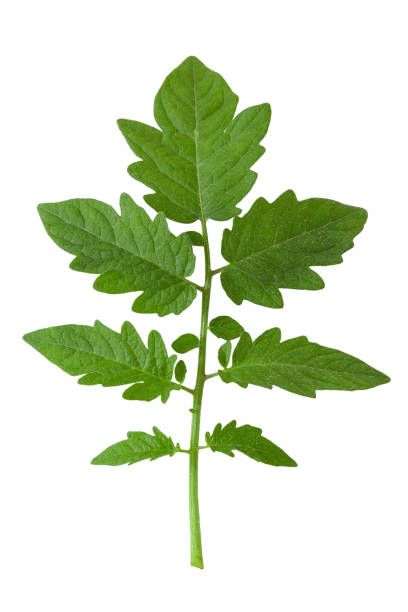
#> input picture test_images/multi_daun.jpg, 408 x 612 px; its folder holds only this picture in this run
$ python confusion_matrix_report.py
#> lines starting #> are read from the running program, lines starting #| are printed output that depends on the picture; after the words box and inside, x2 and y2 are one past the last pixel; in counts of white or black regions, pixels touching at a corner belong together
### feature_manual.py
import cv2
import numpy as np

LEVELS = 16
IMG_SIZE = 256

def color_features(image):
    hsv = cv2.cvtColor(image, cv2.COLOR_BGR2HSV)
    h, s, v = cv2.split(hsv)
    return [np.mean(h), np.std(h), np.mean(s), np.std(s), np.mean(v), np.std(v)]


def glcm_features(gray):
    gray = cv2.resize(gray, (IMG_SIZE, IMG_SIZE))
    gray = (gray / (256 / LEVELS)).astype(int)
    glcm = np.zeros((LEVELS, LEVELS))

    for i in range(gray.shape[0] - 1):
        for j in range(gray.shape[1] - 1):
            glcm[gray[i, j], gray[i, j + 1]] += 1


    glcm /= glcm.sum() + 1e-8
    i, j = np.indices(glcm.shape)


    contrast = np.sum(glcm * (i - j) ** 2)
    energy = np.sum(glcm ** 2)
    homogeneity = np.sum(glcm / (1 + np.abs(i - j)))
    correlation = np.sum((i * j) * glcm)

    return [contrast, energy, homogeneity, correlation]

def extract_features(image):
    gray = cv2.cvtColor(image, cv2.COLOR_BGR2GRAY)
    return color_features(image) + glcm_features(gray)

import numpy as np

# [14 lines left out: function compute_glcm, not called in this run]

### confusion_matrix_report.py
import os
import cv2
import pickle
import numpy as np
from collections import Counter
from feature_manual import extract_features
from config import MODEL_PATH, K

# ================= LOAD MODEL =================

IMAGE_PATH = "test_images"

model = pickle.load(open(MODEL_PATH, "rb"))
#> (reads models/model.pkl from the repository)

train_features = model["X"]
train_labels   = model["y"]
classes        = model["classes"]
mean           = model["mean"]
std            = model["std"]

print("\nModel berhasil dimuat")
print("Jumlah data latih :", len(train_labels))
print("Jumlah kelas     :", len(classes))

# ================= VARIABEL EVALUASI =================

y_true = []
y_pred = []
conf_list = []
total_leaf = 0

print("\n=== EVALUASI MULTILEAF PER DAUN (WATERSHED BASED) ===\n")

# ================= PROSES MULTILEAF =================

for file in sorted(os.listdir(IMAGE_PATH)):

    if not file.lower().endswith((".jpg", ".png", ".jpeg")):
        continue

    img_path = os.path.join(IMAGE_PATH, file)
    image = cv2.imread(img_path)
#> image is the input picture: shape (612, 408, 3); mean B, G, R 199.3, 223.8, 213.3

    if image is None:
        continue

    image = cv2.resize(image, (512, 512))
#> image: shape (512, 512, 3)
    orig = image.copy()

    # --- Segmentasi Watershed ---
    hsv = cv2.cvtColor(image, cv2.COLOR_BGR2HSV)
#> hsv: shape (512, 512, 3); mean H, S, V 19.4, 47.1, 223.9
    mask = cv2.inRange(hsv, np.array([25, 75, 40]), np.array([95, 255, 255]))
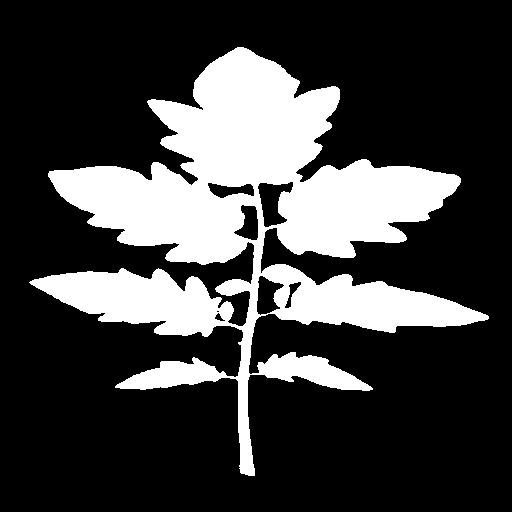
#> mask: shape (512, 512); 24.8% white; 1 white region, box (x1, y1, x2, y2) and area: (29, 47, 489, 476) 64947

    kernel = cv2.getStructuringElement(cv2.MORPH_ELLIPSE, (3,3))
    opening = cv2.morphologyEx(mask, cv2.MORPH_OPEN, kernel, iterations=2)
#> opening: shape (512, 512); 24.7% white; 4 white regions, box (x1, y1, x2, y2) and area: (48, 47, 489, 476) 52359, (30, 268, 234, 337) 8159, (257, 352, 372, 391) 2245, (117, 357, 227, 390) 1933

    sure_bg = cv2.dilate(opening, kernel, iterations=3)
#> sure_bg: shape (512, 512); 29% white; 3 white regions, box (x1, y1, x2, y2) and area: (27, 44, 492, 479) 70308, (254, 349, 375, 394) 2994, (114, 354, 230, 393) 2639

    dist_transform = cv2.distanceTransform(opening, cv2.DIST_L2, 5)
    ret, sure_fg = cv2.threshold(dist_transform, 0.55 * dist_transform.max(), 255, 0)
#> sure_fg: shape (512, 512) float32; 1.8% white; 4 white regions (1 under 20 px), largest, box (x1, y1, x2, y2) and area: (212, 80, 288, 158) 3525, (314, 194, 374, 225) 903, (144, 204, 207, 231) 360
#> ret = 29.37

    sure_fg = np.uint8(sure_fg)
    unknown = cv2.subtract(sure_bg, sure_fg)
#> unknown: shape (512, 512); 27.1% white; 3 white regions, box (x1, y1, x2, y2) and area: (27, 44, 492, 479) 65504, (254, 349, 375, 394) 2994, (114, 354, 230, 393) 2639

    ret, markers = cv2.connectedComponents(sure_fg)
#> markers: shape (512, 512) int32; 5 distinct labels, from 0 to 4
#> ret = 5
    markers = markers + 1
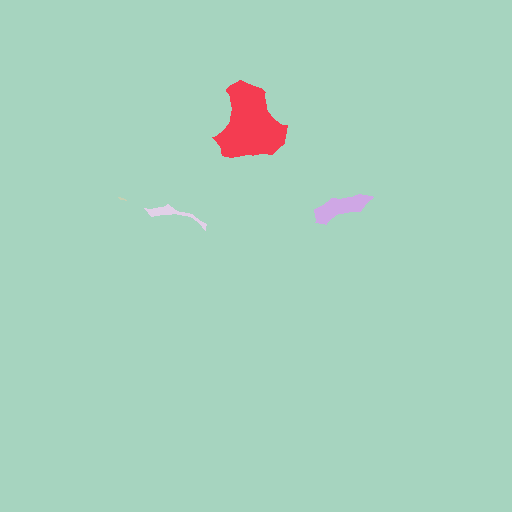
#> markers: shape (512, 512) int32; 5 distinct labels, from 1 to 5; one colour per label, 0 black
    markers[unknown == 255] = 0
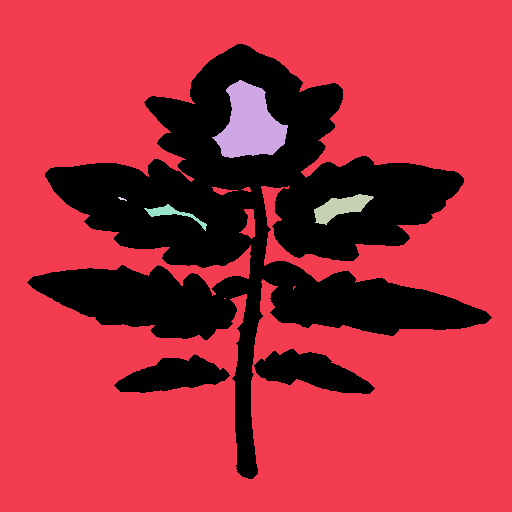
#> markers: shape (512, 512) int32; 6 distinct labels, from 0 to 5; one colour per label, 0 black

    markers_ws = cv2.watershed(image, markers)
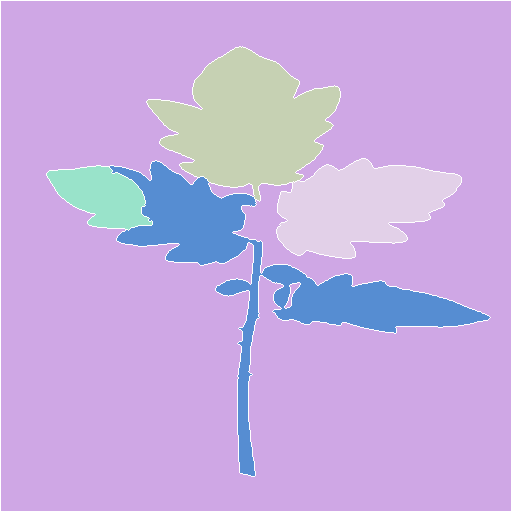
#> markers_ws: shape (512, 512) int32; 6 distinct labels, from -1 to 5; one colour per label, 0 black, -1 white

    # --- Klasifikasi tiap daun ---
    for m in np.unique(markers_ws):

        if m <= 1:
            continue

        mask_leaf = np.uint8(markers_ws == m) * 255
        x, y, w, h = cv2.boundingRect(mask_leaf)

        if w < 30 or h < 30:
            continue

        leaf_roi = cv2.resize(orig[y:y+h, x:x+w], (256, 256))

        feat = np.array(extract_features(leaf_roi))
        feat = (feat - mean) / (std + 1e-8)

        distances = [np.sqrt(np.sum((train_features[i] - feat) ** 2))
                     for i in range(len(train_features))]

        k_indices = np.argsort(distances)[:K]
        k_labels = [classes[train_labels[i]] for i in k_indices]

        pred_label = max(set(k_labels), key=k_labels.count)
        confidence = (k_labels.count(pred_label) / K) * 100

        true_label = Counter(k_labels).most_common(1)[0][0]

        y_true.append(true_label)
        y_pred.append(pred_label)
        conf_list.append(confidence)

        total_leaf += 1

        print(f"{file:20s} | Daun-{total_leaf:03d} | Pred: {pred_label:25s} | Conf: {confidence:6.2f}%")
#> this loop made 6 passes
#> (x, y, w) on passes 3 to 6: (147, 47, 193), (277, 159, 184), (47, 166, 105), (110, 161, 380)
#> m on pass 1: -1
#| multi_daun.jpg       | Daun-001 | Pred: yellow_leaf_curl_virus    | Conf: 100.00%
#| multi_daun.jpg       | Daun-002 | Pred: yellow_leaf_curl_virus    | Conf: 100.00%
#| multi_daun.jpg       | Daun-003 | Pred: yellow_leaf_curl_virus    | Conf: 100.00%
#| multi_daun.jpg       | Daun-004 | Pred: yellow_leaf_curl_virus    | Conf:  60.00%
#> pass 3, in extract_features, `gray = cv2.cvtColor(image, cv2.COLOR_BGR2GRAY)`:
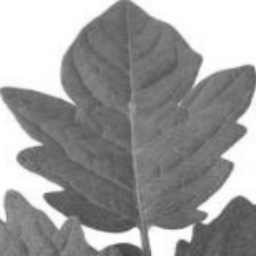
#> gray: shape (256, 256); min 64, max 255, mean 156.2
#> after the loop:
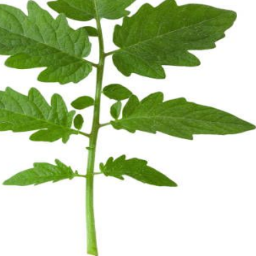
#> leaf_roi: shape (256, 256, 3); mean B, G, R 167.8, 205.3, 189.4
#> after the loop:
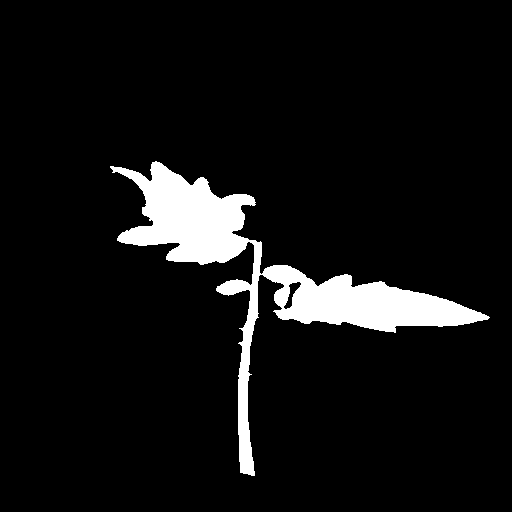
#> mask_leaf: shape (512, 512); 7.2% white; 1 white region, box (x1, y1, x2, y2) and area: (110, 161, 490, 476) 18780
#> after the loop, conf_list = [100, 100, 100, 60]; total_leaf = 4; y_pred = ['yellow_leaf_curl_virus', 'yellow_leaf_curl_virus', 'yellow_leaf_curl_virus', 'yellow_leaf_curl_virus']; y_true has the same summary as y_pred

# ================= METRIK MANUAL =================

def accuracy_manual(y_true, y_pred):
    correct = sum(1 for i in range(len(y_true)) if y_true[i] == y_pred[i])
#> correct = 4
    return correct / len(y_true)

def precision_recall_f1_manual(y_true, y_pred, classes):

    precisions = []
    recalls = []
    f1s = []

    for cls in classes:

        tp = 0
        fp = 0
        fn = 0

        for i in range(len(y_true)):
            if y_true[i] == cls and y_pred[i] == cls:
                tp += 1
            elif y_true[i] != cls and y_pred[i] == cls:
                fp += 1
            elif y_true[i] == cls and y_pred[i] != cls:
                fn += 1

        precision = tp / (tp + fp) if (tp + fp) > 0 else 0
        recall    = tp / (tp + fn) if (tp + fn) > 0 else 0
        f1        = (2 * precision * recall / (precision + recall)) if (precision + recall) > 0 else 0

        precisions.append(precision)
        recalls.append(recall)
        f1s.append(f1)

    return (
        sum(precisions) / len(precisions),
        sum(recalls) / len(recalls),
        sum(f1s) / len(f1s)
    )

accuracy  = accuracy_manual(y_true, y_pred) * 100
#> accuracy = 100
precision, recall, f1 = precision_recall_f1_manual(y_true, y_pred, classes)
#> precision = 0.111; recall = 0.111; f1 = 0.111

print("\n" + "="*75)
print("HASIL EVALUASI MULTILEAF PER DAUN (WATERSHED BASED)")
print("="*75)

print(f"Total Daun Terdeteksi : {total_leaf}")
#| Total Daun Terdeteksi : 4
print(f"Accuracy             : {accuracy:.2f}%")
#| Accuracy             : 100.00%
print(f"Precision            : {precision:.4f}")
#| Precision            : 0.1111
print(f"Recall               : {recall:.4f}")
#| Recall               : 0.1111
print(f"F1-Score             : {f1:.4f}")
#| F1-Score             : 0.1111
print(f"Confidence Rata-rata : {np.mean(conf_list):.2f}%")
#| Confidence Rata-rata : 90.00%

print("="*75)

# ================= CONFUSION MATRIX MULTI-KELAS TOMAT =================

def confusion_matrix_multiclass(y_true, y_pred, classes):
    import numpy as np
    n = len(classes)
    cm = np.zeros((n, n), dtype=int)

    for t, p in zip(y_true, y_pred):
        i = classes.index(t)
        j = classes.index(p)
        cm[i, j] += 1
#> this loop made 4 passes

    return cm


def print_confusion_matrix_multiclass(cm, classes):

    print("\n" + "="*120)
    print("CONFUSION MATRIX KLASIFIKASI PENYAKIT DAUN TOMAT")
    print("="*120)

    # Header kolom
    print("{:25s}".format("Aktual \\ Prediksi"), end="")
    for cls in classes:
        print("{:15s}".format(cls[:12]), end="")
    print()

    # Baris tabel
    for i, cls in enumerate(classes):
        print("{:25s}".format(cls), end="")
        for j in range(len(classes)):
            print("{:15d}".format(cm[i, j]), end="")
        print()
#> this loop made 9 passes
#|               0              0              0              0              0              0              0              0              0
#|               0              0              0              0              0              0              0              0              0
#|               0              0              0              0              0              0              0              0              0
#|               0              0              0              0              0              0              0              0              0
#|               0              0              0              0              0              0              0              0              0
#|               0              0              0              0              0              0              0              0              0
#|               0              0              0              0              0              0              0              0              0
#|               0              0              0              0              0              0              0              0              0
#> (further printed lines are left out)

    print("="*120)


def analyze_confusion_matrix_multiclass(cm, classes):

    print("\nANALISIS CONFUSION MATRIX PER KELAS")
    print("-"*120)

    for i, cls in enumerate(classes):

        tp = cm[i, i]
        fn = cm[i, :].sum() - tp
        fp = cm[:, i].sum() - tp

        recall = tp / (tp + fn) if (tp + fn) > 0 else 0
        precision = tp / (tp + fp) if (tp + fp) > 0 else 0

        print(f"\nKelas : {cls}")
        print(f"  True Positive  : {tp}")
        print(f"  False Negative : {fn}")
        print(f"  False Positive : {fp}")
        print(f"  Precision      : {precision:.4f}")
        print(f"  Recall         : {recall:.4f}")
#> this loop made 9 passes
#> (tp, recall, precision) on passes 1 to 9: (0, 0, 0), (0, 0, 0), (0, 0, 0), (0, 0, 0), (0, 0, 0), (0, 0, 0), (0, 0, 0), (0, 0, 0), (4, 1, 1)
#> (printed output is left out)


# ================= CETAK CONFUSION MATRIX =================

cm = confusion_matrix_multiclass(y_true, y_pred, classes)

print_confusion_matrix_multiclass(cm, classes)
analyze_confusion_matrix_multiclass(cm, classes)

print("\nEvaluasi + confusion matrix multi-kelas selesai.")
